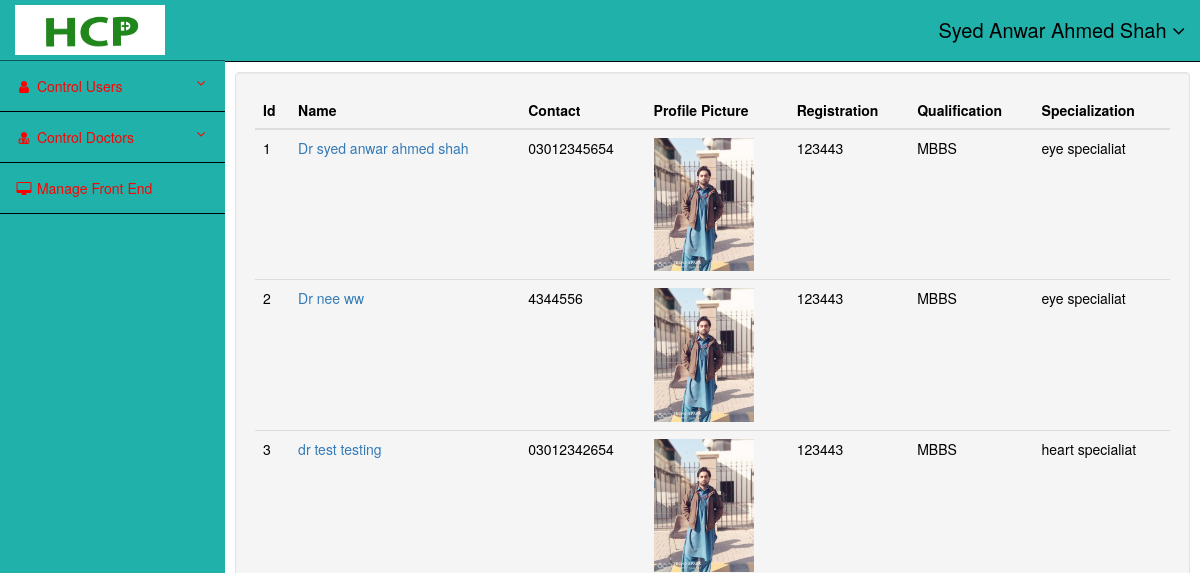
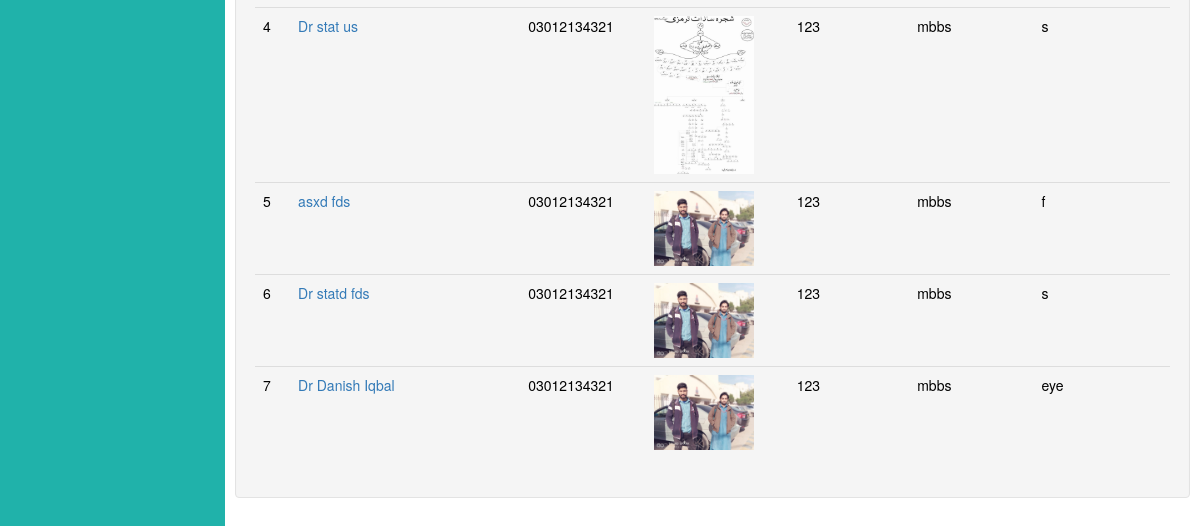
/admin/cdoctora.php (signed in), run on an earlier commit of the app's database (2 pictures, top to bottom).
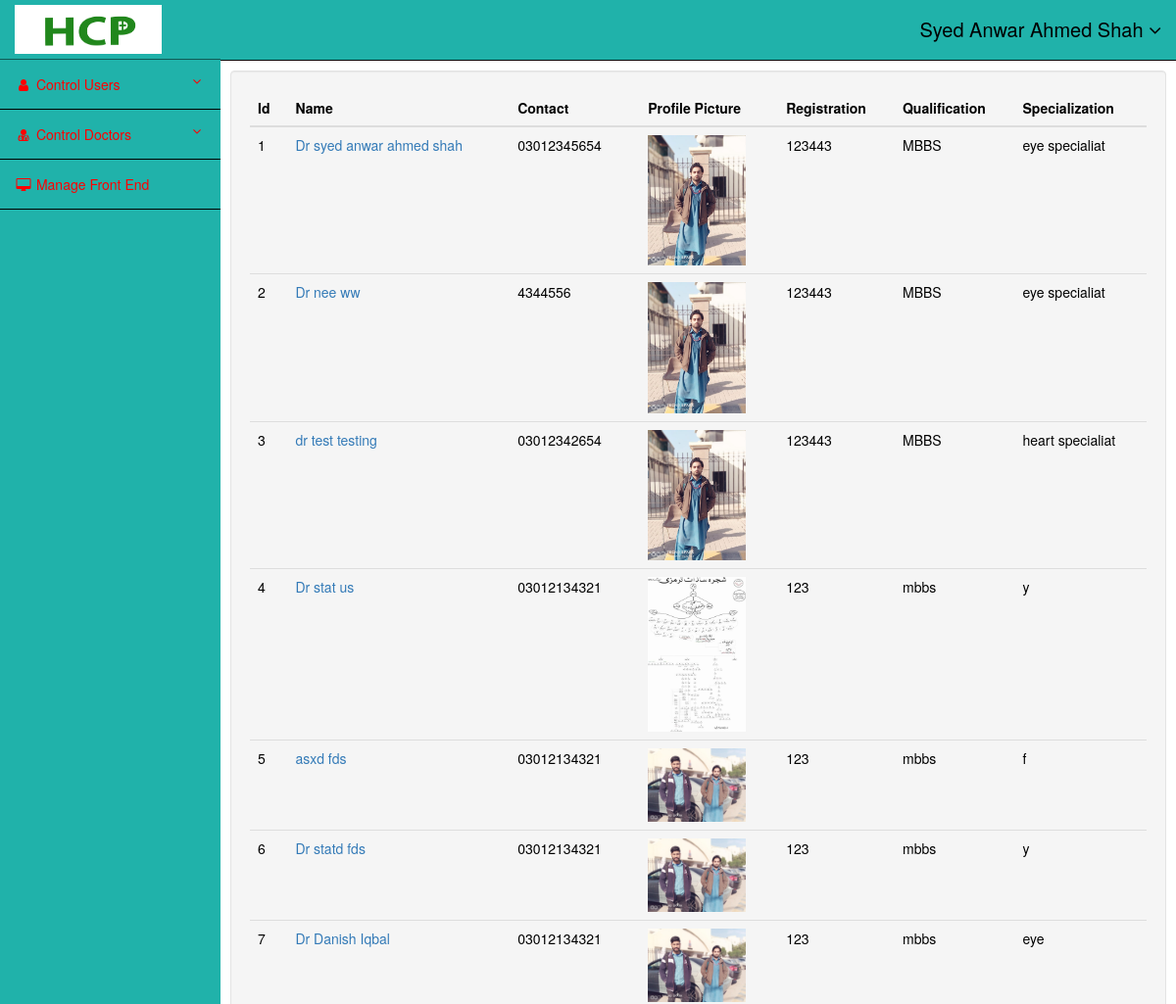
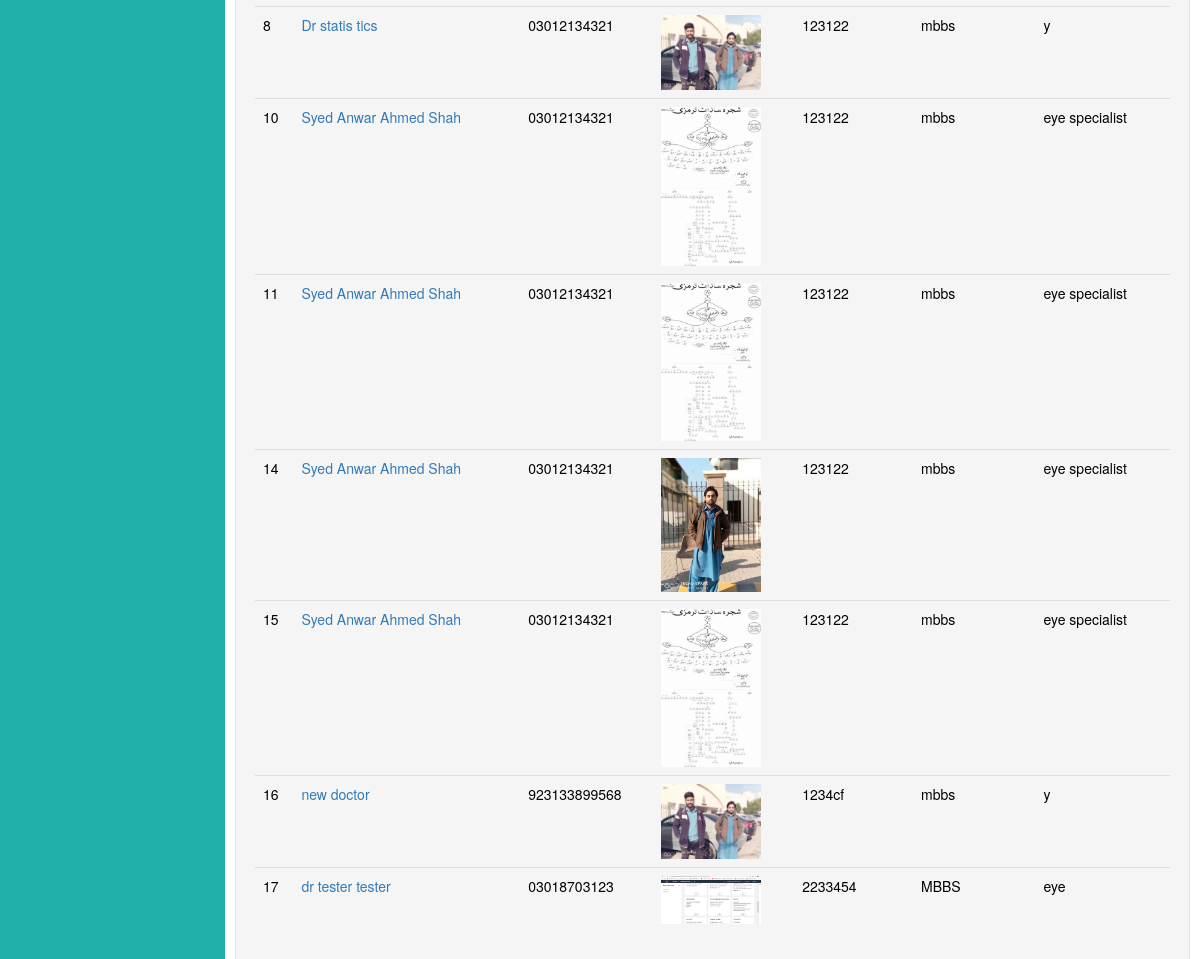
And on a later commit of the database (2 pictures, top to bottom).
### tables this page shows
CREATE TABLE `tblusers` (
  `id` int(10) NOT NULL,
  `name` varchar(255) NOT NULL,
  `email` varchar(255) NOT NULL,
  `password` varchar(255) NOT NULL,
  `contact` int(255) NOT NULL,
  `image` varchar(255) NOT NULL DEFAULT 'image.jpg',
  `gender` varchar(255) NOT NULL,
  `role` int(10) NOT NULL DEFAULT 2
);

CREATE TABLE `tbldoctors` (
  `id` int(10) NOT NULL,
  `name` varchar(255) NOT NULL,
  `faname` varchar(255) NOT NULL,
  `email` varchar(255) NOT NULL,
  `contact` varchar(255) NOT NULL,
  `address` varchar(255) NOT NULL,
  `regno` varchar(255) NOT NULL,
  `qualification` varchar(255) NOT NULL,
  `degimage` varchar(255) NOT NULL DEFAULT 'image.jpg',
  `certimage` varchar(255) NOT NULL DEFAULT 'image.jpg',
  `city` varchar(255) NOT NULL,
  `country` varchar(255) NOT NULL,
  `specialization` varchar(255) NOT NULL,
  `password` varchar(255) NOT NULL,
  `gender` varchar(10) NOT NULL,
  `status` int(10) NOT NULL DEFAULT 1
);

### admin/cdoctora.php (the view, shortened to what this page needs)
<?php
include('header.php');
?>
     <?php
     include('sidebar.php');
    ?>
    <div id="page-wrapper">
        <div class="container-fluid">
            <div class="row" id="main" >
                <div class="col-sm-12 col-md-12 well" id="content">
             <div class="row">
             <div class="col-md-12">
             <?php
             $q = mysqli_query($conn,"SELECT * FROM `tbldoctors` WHERE `status`=2");
             ?>
         <table class='table'>
                    <thead>
                      <tr>
                        <th>Id</th>
                        <th>Name</th>
                        <th>Contact</th>
                        <th>Profile Picture</th>
                        <th>Registration</th>
                        <th>Qualification</th>
                        <th>Specialization</th>
                      </tr>
                    </thead>
                    <tbody>
                    <?php
                          while($row = mysqli_fetch_array($q)){
                            echo "<tr>
                            <td>$row[id]</td>
                            <td><a href='view.php?id=$row[id]'>$row[name]</a></td>
                            <td>$row[contact]</td>
                            <td><img src='../upload/$row[certimage]' width='100px'></td>
                            <td>$row[regno]</td>
                            <td>$row[qualification]</td>
                            <td>$row[specialization]</td>
                            </tr>";
                        }
                      ?>
                    </tbody>
                  </table>
             </div>
             </div>
                 </div>
            </div>
        </div>
    </div>
</div>
<?php
include('footer.php');
?>

### admin/header.php (shortened to what this page needs)
<?php
include('../db.php');
     $q = mysqli_query($conn,"select * from tblusers where `email`='$_SESSION[email]' and `name`='$_SESSION[name]'");
    if(mysqli_num_rows($q)>0){
        $row = mysqli_fetch_array($q);
    }
?>
<!DOCTYPE html>
<html lang="en">
<head>
    <link href="http://maxcdn.bootstrapcdn.com/bootstrap/3.3.0/css/bootstrap.min.css" rel="stylesheet" id="bootstrap-css">
    <link href="admin.css" rel="stylesheet">
</head>
<body>
<div id="wrapper">
    <nav class="navbar navbar-inverse navbar-fixed-top" role="navigation" style="background-color:lightseagreen;">
        <div class="navbar-header">
            <a class="navbar-brand" href="../index.php">
                <img src="../img/final.png" alt="LOGO" width="150px" height="50px">
            </a>
        </div>
        <ul class="nav navbar-right top-nav">
              <li class="dropdown" >
                <a href="#" class="dropdown-toggle" data-toggle="dropdown" style="font-size:20px;"><?php echo $row['name'];?> <b class="fa fa-angle-down"></b></a>
            </li>
        </ul>

### admin/sidebar.php (shortened to what this page needs)
<div class="collapse navbar-collapse navbar-ex1-collapse">
            <ul class="nav navbar-nav side-nav"  style="background-color:lightseagreen;">
                <li>
                    <a href="#" data-toggle="collapse" data-target="#submenu-1" style="background-color:lightseagreen;color:red;"><i class="fa fa-fw fa-user"></i> Control Users <i class="fa fa-fw fa-angle-down pull-right"></i></a>
                </li>
                <li>
                    <a href="#" data-toggle="collapse" data-target="#submenu-2" style="background-color:lightseagreen;color:red;"><i class="fa fa-fw fa-user-md"></i>  Control Doctors <i class="fa fa-fw fa-angle-down pull-right"></i></a>
                </li>
                <li>
                    <a href="managefe.php" style="background-color:lightseagreen;color:red;"><i class="fa fa-fw fa-desktop" ></i>  Manage Front End </a>
                </li>
          </ul>
        </div>
    </nav>

### admin/footer.php (shortened to what this page needs)
</body>
</html>

### admin/admin.css (style rules this page uses)
@media (min-width:768px) { body { margin-top: 50px; color: #000; } }
#wrapper { padding-left: 0; }
#page-wrapper { width: 100%; padding: 0; background-color: #fff; }
@media (min-width:768px) { #wrapper { padding-left: 225px; } }
@media (min-width:768px) { #page-wrapper { padding: 22px 10px; } }
.top-nav { padding: 0 15px; background-color: lightseagreen; }
.top-nav>li { display: inline-block; background-color: lightseagreen; }
.top-nav>li>a { padding-top: 20px; padding-bottom: 20px; line-height: 20px; color: black; }
@media (min-width:768px) { .side-nav { position: fixed; top: 60px; left: 225px; width: 225px; margin-left: -225px; border: none; border-radius: 0; border-top: 1px rgba(0,0,0,.5) solid; overflow-y: auto; background-color: #222; bottom: 0; overflow-x: hidden; padding-bottom: 40px; } }
@media (min-width:768px) { .side-nav>li>a { width: 225px; border-bottom: 1px black solid; } }
.navbar-brand { padding: 5px 15px; }

What changed in the data, as far as the page shows it:
changed tbldoctors "Dr stat us": specialization "s" → "y"
changed tbldoctors "Dr statd fds": specialization "s" → "y"
added tbldoctors: id "8", name "Dr statis tics", contact "03012134321", certimage (picture), regno "123122", qualification "mbbs", specialization "y"
added tbldoctors: id "10", name "Syed Anwar Ahmed Shah", contact "03012134321", certimage (picture), regno "123122", qualification "mbbs", specialization "eye specialist"
added tbldoctors: id "11", name "Syed Anwar Ahmed Shah", contact "03012134321", certimage (picture), regno "123122", qualification "mbbs", specialization "eye specialist"
added tbldoctors: id "14", name "Syed Anwar Ahmed Shah", contact "03012134321", certimage (picture), regno "123122", qualification "mbbs", specialization "eye specialist"
added tbldoctors: id "15", name "Syed Anwar Ahmed Shah", contact "03012134321", certimage (picture), regno "123122", qualification "mbbs", specialization "eye specialist"
added tbldoctors: id "16", name "new doctor", contact "923133899568", certimage (picture), regno "1234cf", qualification "mbbs", specialization "y"
added tbldoctors: id "17", name "dr tester tester", contact "03018703123", certimage (picture), regno "2233454", qualification "MBBS", specialization "eye"
